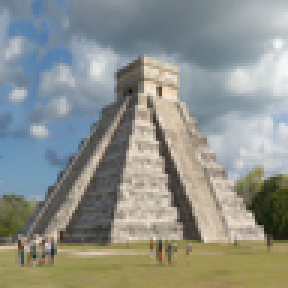
#> input picture 80.png, 96 x 96 px, found by its file name (shown 3 times larger)
$ python processing.py
#> lines starting #> are read from the running program, lines starting #| are printed output that depends on the picture
#> further down, img is the input picture: shape (96, 96, 3); mean B, G, R 139.3, 145.9, 142.1
import numpy as np
import matplotlib.pyplot as plt
import cv2
import os


def nearest_interpolation(image: np.ndarray, factor: float):
    assert factor > 0, f"Value factor should bigger than zero."
    if len(image.shape) == 3:
        height, width, _ = image.shape
    elif len(image.shape) == 2:
        height, width = image.shape
    height_new, width_new = int(height * factor), int(width * factor)
    image_new = np.zeros((height_new, width_new, 3)) if len(image.shape) == 3 \
        else np.zeros((height_new, width_new, 1))
    for h in range(height_new - 1):
        for w in range(width_new - 1):
            image_new[h, w, :] = image[int(round(h / factor)), int(round(w / factor)), :]
    return image_new.astype(dtype=np.uint8)


def bilinear_interpolation(image: np.ndarray, factor: float):
#> called with factor = 1.3
    assert factor > 0, f"Value factor should bigger than zero."
    if len(image.shape) == 3:
        height, width, _ = image.shape
#> height = 96; width = 96
    elif len(image.shape) == 2:
        height, width = image.shape
    height_new, width_new = int(height * factor), int(width * factor)
#> height_new = 124; width_new = 124
    image_new = np.zeros((height_new, width_new, 3)) if len(image.shape) == 3 \
        else np.zeros((height_new, width_new, 1))
    img = np.zeros((height + 1, width + 1, 3))
    img[0:-1, 0:-1, :] = image
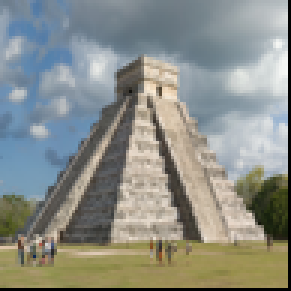
#> img: shape (97, 97, 3) float64 (shown 3 times larger); mean B, G, R 136.5, 142.9, 139.1

    # R1 = (x2 - x)/(x2 - x1) * Q11 + (x - x1)/(x2 - x1) * Q21
    # R2 = (x2 - x)/(x2 - x1) * Q12 + (x - x1)/(x2 - x1) * Q22
    # P = (y2 - y)/(y2 - y1) * R1 + (y - y1)/(y2 - y1) * R2
    for h in range(height_new):
        for w in range(width_new):
            x = w / factor - int(w / factor)
            y = h / factor - int(h / factor)
            R1 = (1 - x) * img[int(h / factor), int(w / factor), :] \
                + x * img[int(h / factor), int(w / factor) + 1, :]
            R2 = (1 - x) * img[int(h / factor) + 1, int(w / factor), :] \
                + x * img[int(h / factor) + 1, int(w / factor) + 1, :]
            image_new[h, w, :] = (1 - y) * R1 + y * R2
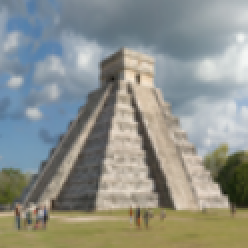
#> image_new: shape (124, 124, 3) float64 (shown 2 times larger); mean B, G, R 139.5, 145.8, 141.9
    return image_new.astype(dtype=np.uint8)


def bicubic_interpolation(image: np.ndarray, factor: float):
    pass


img = cv2.imread('D:\\Machine_Learning\\High-Resolution-Image\\80.png')
img_new = bilinear_interpolation(img, 1.3)
print(img_new.shape)
#| (124, 124, 3)
plt.imshow(img_new)
plt.show()
